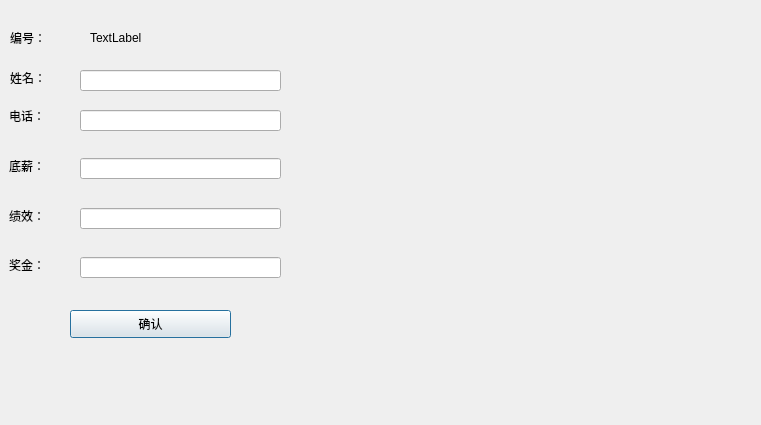
<?xml version="1.0" encoding="UTF-8"?>
<ui version="4.0">
 <class>change_peo</class>
 <widget class="QDialog" name="change_peo">
  <property name="geometry">
   <rect>
    <x>0</x>
    <y>0</y>
    <width>761</width>
    <height>425</height>
   </rect>
  </property>
  <property name="windowTitle">
   <string>Dialog</string>
  </property>
  <property name="styleSheet">
   <string notr="true">#change_peo{
image: url(:/new/prefix1/1080155.png);
}</string>
  </property>
  <widget class="QLabel" name="label_2">
   <property name="geometry">
    <rect>
     <x>10</x>
     <y>30</y>
     <width>72</width>
     <height>16</height>
    </rect>
   </property>
   <property name="text">
    <string>编号：</string>
   </property>
  </widget>
  <widget class="QLabel" name="label_3">
   <property name="geometry">
    <rect>
     <x>10</x>
     <y>70</y>
     <width>72</width>
     <height>16</height>
    </rect>
   </property>
   <property name="text">
    <string>姓名：</string>
   </property>
  </widget>
  <widget class="QLabel" name="label_4">
   <property name="geometry">
    <rect>
     <x>9</x>
     <y>108</y>
     <width>72</width>
     <height>16</height>
    </rect>
   </property>
   <property name="text">
    <string>电话：</string>
   </property>
  </widget>
  <widget class="QLabel" name="label_7">
   <property name="geometry">
    <rect>
     <x>9</x>
     <y>257</y>
     <width>72</width>
     <height>16</height>
    </rect>
   </property>
   <property name="text">
    <string>奖金：</string>
   </property>
  </widget>
  <widget class="QLabel" name="label_5">
   <property name="geometry">
    <rect>
     <x>9</x>
     <y>158</y>
     <width>72</width>
     <height>16</height>
    </rect>
   </property>
   <property name="text">
    <string>底薪：</string>
   </property>
  </widget>
  <widget class="QPushButton" name="pushButton">
   <property name="geometry">
    <rect>
     <x>70</x>
     <y>310</y>
     <width>161</width>
     <height>28</height>
    </rect>
   </property>
   <property name="text">
    <string>确认</string>
   </property>
  </widget>
  <widget class="QLabel" name="label_6">
   <property name="geometry">
    <rect>
     <x>9</x>
     <y>208</y>
     <width>72</width>
     <height>16</height>
    </rect>
   </property>
   <property name="text">
    <string>绩效：</string>
   </property>
  </widget>
  <widget class="QLabel" name="display_id">
   <property name="geometry">
    <rect>
     <x>90</x>
     <y>30</y>
     <width>72</width>
     <height>15</height>
    </rect>
   </property>
   <property name="text">
    <string>TextLabel</string>
   </property>
  </widget>
  <widget class="QLineEdit" name="lineEdit">
   <property name="geometry">
    <rect>
     <x>80</x>
     <y>70</y>
     <width>201</width>
     <height>21</height>
    </rect>
   </property>
  </widget>
  <widget class="QLineEdit" name="lineEdit_2">
   <property name="geometry">
    <rect>
     <x>80</x>
     <y>110</y>
     <width>201</width>
     <height>21</height>
    </rect>
   </property>
  </widget>
  <widget class="QLineEdit" name="lineEdit_3">
   <property name="geometry">
    <rect>
     <x>80</x>
     <y>158</y>
     <width>201</width>
     <height>21</height>
    </rect>
   </property>
  </widget>
  <widget class="QLineEdit" name="lineEdit_4">
   <property name="geometry">
    <rect>
     <x>80</x>
     <y>208</y>
     <width>201</width>
     <height>21</height>
    </rect>
   </property>
  </widget>
  <widget class="QLineEdit" name="lineEdit_5">
   <property name="geometry">
    <rect>
     <x>80</x>
     <y>257</y>
     <width>201</width>
     <height>21</height>
    </rect>
   </property>
  </widget>
 </widget>
 <tabstops>
  <tabstop>lineEdit</tabstop>
  <tabstop>lineEdit_2</tabstop>
  <tabstop>lineEdit_3</tabstop>
  <tabstop>lineEdit_4</tabstop>
  <tabstop>lineEdit_5</tabstop>
  <tabstop>pushButton</tabstop>
 </tabstops>
 <resources/>
 <connections>
  <connection>
   <sender>lineEdit</sender>
   <signal>returnPressed()</signal>
   <receiver>lineEdit_2</receiver>
   <slot>setFocus()</slot>
   <hints>
    <hint type="sourcelabel">
     <x>226</x>
     <y>70</y>
    </hint>
    <hint type="destinationlabel">
     <x>220</x>
     <y>112</y>
    </hint>
   </hints>
  </connection>
  <connection>
   <sender>lineEdit_2</sender>
   <signal>returnPressed()</signal>
   <receiver>lineEdit_3</receiver>
   <slot>setFocus()</slot>
   <hints>
    <hint type="sourcelabel">
     <x>165</x>
     <y>118</y>
    </hint>
    <hint type="destinationlabel">
     <x>157</x>
     <y>172</y>
    </hint>
   </hints>
  </connection>
  <connection>
   <sender>lineEdit_3</sender>
   <signal>returnPressed()</signal>
   <receiver>lineEdit_4</receiver>
   <slot>setFocus()</slot>
   <hints>
    <hint type="sourcelabel">
     <x>126</x>
     <y>169</y>
    </hint>
    <hint type="destinationlabel">
     <x>123</x>
     <y>214</y>
    </hint>
   </hints>
  </connection>
  <connection>
   <sender>lineEdit_4</sender>
   <signal>returnPressed()</signal>
   <receiver>lineEdit_5</receiver>
   <slot>setFocus()</slot>
   <hints>
    <hint type="sourcelabel">
     <x>225</x>
     <y>223</y>
    </hint>
    <hint type="destinationlabel">
     <x>225</x>
     <y>265</y>
    </hint>
   </hints>
  </connection>
  <connection>
   <sender>lineEdit_5</sender>
   <signal>returnPressed()</signal>
   <receiver>pushButton</receiver>
   <slot>click()</slot>
   <hints>
    <hint type="sourcelabel">
     <x>169</x>
     <y>271</y>
    </hint>
    <hint type="destinationlabel">
     <x>165</x>
     <y>310</y>
    </hint>
   </hints>
  </connection>
 </connections>
</ui>
